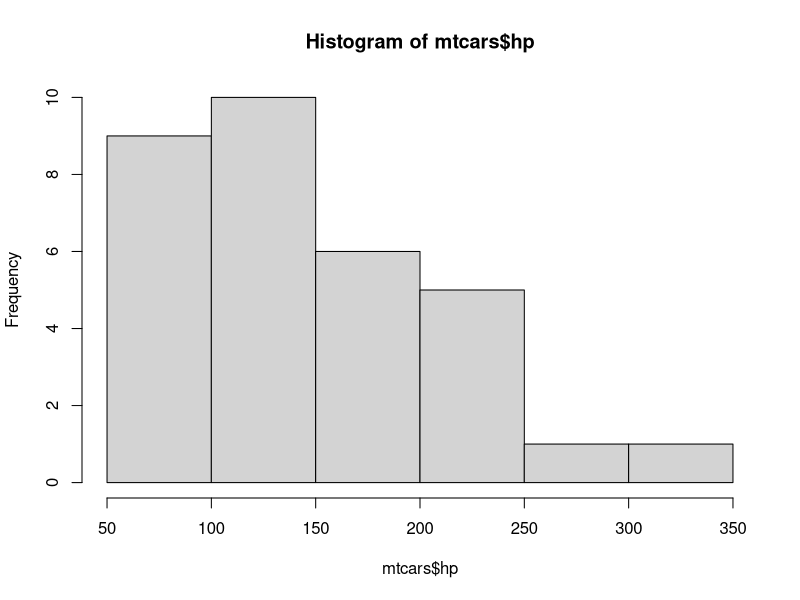
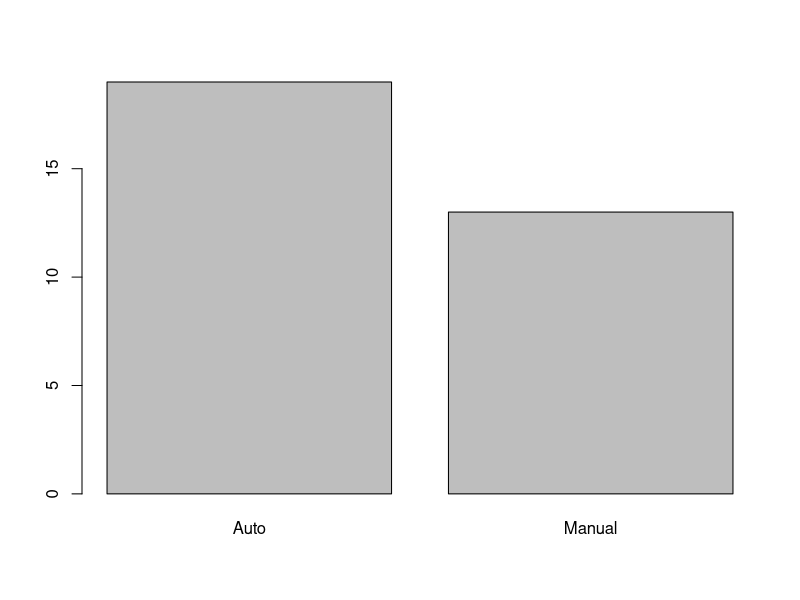
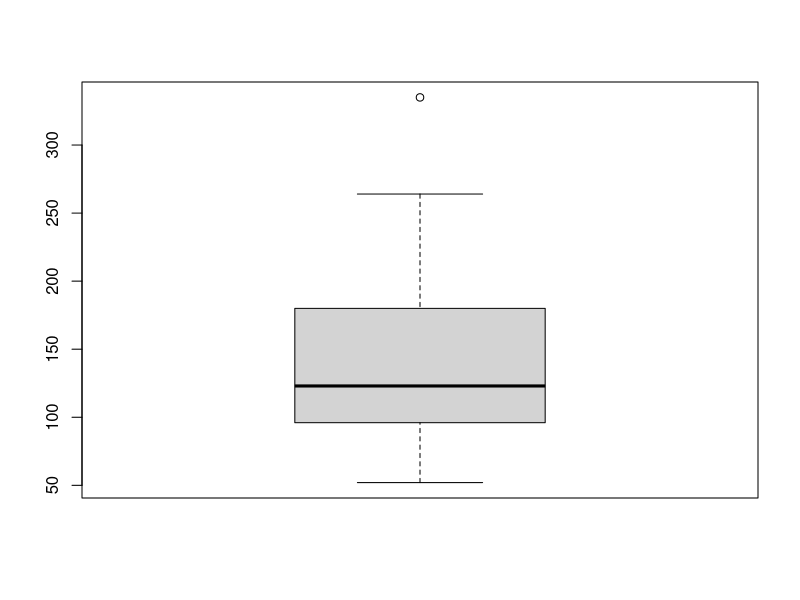
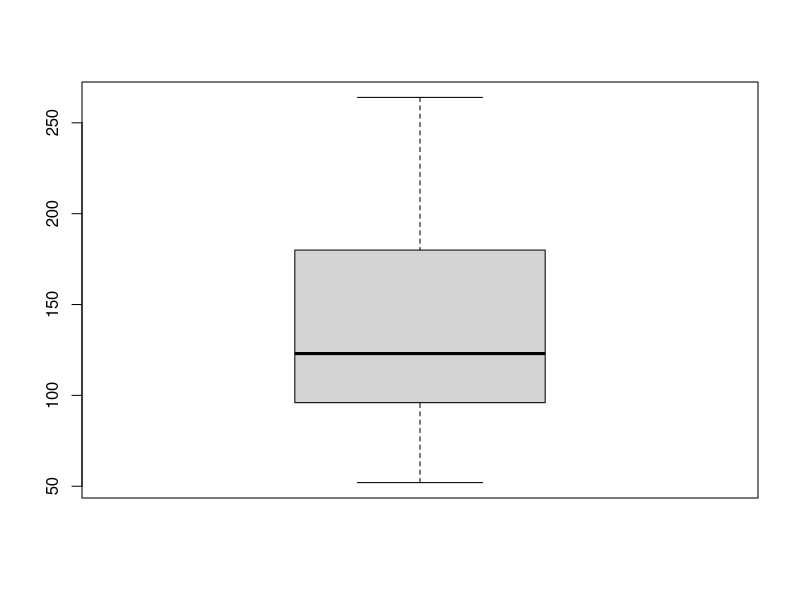
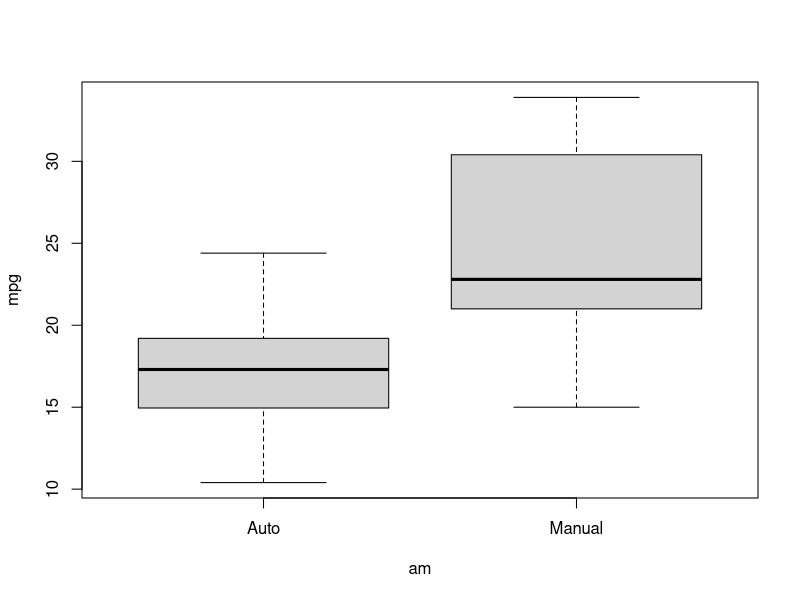

Recreate these plots in R, in order. (Note: this script raises an error after producing the figures.)
## Data Viz (Data Visualization)

### basic plots (base R not install tidyverse)

### 1. Histogram with one Quantitative Variable ****
hist(mtcars$hp)

mean(mtcars$hp)
median(mtcars$hp)
data(mtcars)



### 2. Bar plot use with one Qualitative Variable ***
## check preview structure data first
## will see am column data type is numeric 0, 1
str(mtcars)

## change data in am column from 0, 1 to Auto, Manual with factor( ) function.
mtcars$am <- factor( mtcars$am,
                     levels = c(0,1),
                     label = c("Auto", "Manual") )

mtcars$am
## then use table( ) for slice new result
table(mtcars$am)

## and use barplot( ) make Bar chart.
barplot( table( mtcars$am ) )



### 3. Box plot with one variable ***
boxplot(mtcars$hp)

## use fivenum( ) summary box plot
## num1 = min, num2 = Q1, num3 = median, num4 = Q2, num5 = outlier
fivenum(mtcars$hp)

## recheck fivenum( ) with other function
min(mtcars$hp) ## for find min
quantile(mtcars$hp, probs = c(.25, .5, .75) ) ## for find Q1, Q2
max(mtcars$hp) ## find outlier

## Whisker calculation for find number of high and down arm in Box plot
Q3 <- quantile(mtcars$hp, probs = .75)
Q1 <- quantile(mtcars$hp, probs = .25)
IQR_hp <- Q3 - Q1

IQR_hp

## find high arm by (Q3 + 1.5) * IQR
Q3 + 1.5*IQR_hp

## find down arm by (Q1 - 1.5) * IQR
Q1 - 1.5*IQR_hp

## other function to find result like a fivenum( )
boxplot.stats(mtcars$hp, coef = 1.5)

## filter out outlier
install.packages("dplyr")
library(dplyr)

mtcars_non_outlier <- mtcars %>%
  filter ( hp < 335 )

## then box plot without Outlier
boxplot( mtcars_non_outlier$hp )


## 3.1 Box plot with 2 Variables
## Qualitative x Quantitative
boxplot(mpg ~ am, data = mtcars)

## use data( ) function when dataframe have some error for recall original dataframe come into working directory
data(mtcars)

## change am column to factor before run box plot again
mtcars$am <- factor( mtcars$am,
                     levels = c(0,1),
                     label = c("Auto", "Manual") )

boxplot(mpg ~ am, data = mtcars)

## change color in boxplot by col function
boxplot(mpg ~ am, data = mtcars,
        col = c("gold", "salmon") )

## save chart viz by please zoom for adjust dimension image first
## then click right >>> save image
## or click export >>> save image


## 4. Scatter plot
## use with 2 Variables in Quantitative
plot(mtcars$hp, mtcars$mpg)

## change icon in scatter plot by pch and number (search number icon in google with "pch plot icon")
plot(mtcars$hp, mtcars$mpg, pch = 16)

## then use col change color too
plot(mtcars$hp, mtcars$mpg, pch = 16, col = "red")

## find correlation use cor()
cor( mtcars$hp, mtcars$mpg )

## find linear regression use lm()
lm( mpg ~ hp, data = mtcars )

## input name chart by main + xlab + ylab
plot(mtcars$hp, mtcars$mpg,
     pch = 16,
     col = "red",
     main = "Relationship hp & mpg",
     xlab = "horse power",
     ylab = "miles per gallon")

## ***************************



### ggplot2
## search google "ggplots2 cheat sheet" for find many geom type for using.

## conditions step for choose geom type
## step 1 we have how many Variables for plot chart? >>> one or two or  three Variables.
## step 2 we have what type of Variables? >>> Quantitative or Qualitative.

## install.packages("tidyverse")
install.packages("tidyverse")
library(tidyverse)

## 1. use ggplot() for scatter plot ****
ggplot( data = mtcars, mapping = aes( x = hp, y = mpg ) ) +
        geom_point()

## data, mapping is default no need input for shorter code.
ggplot( mtcars, aes(hp, mpg) ) +
        geom_point()

## input smooth curve line
ggplot( mtcars, aes( hp, mpg ) ) +
        geom_point() +
        geom_smooth()

## input rug plot
ggplot( mtcars, aes( hp, mpg ) ) +
        geom_point() +
        geom_smooth() +
        geom_rug()

## change size point by size =
ggplot( mtcars, aes(hp, mpg) ) +
  geom_point( size = 3 )

## change color in point by col =
ggplot( mtcars, aes(hp, mpg) ) +
  geom_point( size = 3, col = "red")

## change gradient point by alpha =
ggplot( mtcars, aes(hp, mpg) ) +
  geom_point( size = 3, col = "red", alpha = 0.2)




## 2. use ggplot for Histogram ****
ggplot( mtcars, aes( hp ) ) +
        geom_histogram() ## default will plot 30 bins (or 30 bars)

## must use bins = for adjust bars.
ggplot( mtcars, aes(hp) ) +
  geom_histogram( bins = 10)

## change bars color by fill =
ggplot( mtcars, aes(hp) ) +
  geom_histogram( bins = 10, fill = "red")

## change gradient bars by alpha =
ggplot( mtcars, aes(hp) ) +
  geom_histogram( bins = 10, fill = "red", alpha = 0.5 )



## 3. use ggplot for Box plot *****
ggplot( mtcars, aes( hp) ) +
  geom_boxplot()


### can return basic layer into values then + geom for shorter code
plot <- ggplot(mtcars, aes(hp))

plot + geom_boxplot()

plot + geom_histogram()



## 4. make Bar plot with 1 Variables ******
## use "diamonds" dataframe
## use count() count cut column
diamonds %>%
  count(cut)

ggplot( diamonds, aes( cut ) ) +
  geom_bar()

## count color column
diamonds %>%
  count(color)

## then make mapping with color column into bars by >>> fill = name column
ggplot( diamonds, aes( cut, fill = color ) ) +
  geom_bar()


## mapping have to many position style ****

## 1. position = stacks 
ggplot( diamonds, aes( cut, fill = color ) ) +
  geom_bar( position = "stack")
## it default position no need type syntax
ggplot( diamonds, aes( cut, fill = color ) ) +
  geom_bar()

## 2. position = "dodge"
ggplot( diamonds, aes( cut, fill = color ) ) +
  geom_bar( position = "dodge")

## 3. position = "fill" for compare contribution by percentage
ggplot( diamonds, aes( cut, fill = color ) ) +
  geom_bar( position = "fill")



## 4. make Scatter plot *****
## find relationship between "carat" and "price"
ggplot( diamonds, aes(carat, price) ) +
  geom_point()

## if have to many data will use long time for render chart
## will use sample Variables for short time
## by sample_n() function
sample_diamonds <- sample_n( diamonds, 5000)

## then make scatter plot with sample Variables again will render faster
ggplot( sample_diamonds, aes(carat, price) ) +
  geom_point()
## but result will random every time when we run this code again.

## if want random result can lock
## must use set.seed(42) function before use sample_n()
set.seed(42)
sample_lock_diamonds <- sample_n(diamonds, 5000)

ggplot( sample_lock_diamonds, aes(carat, price) ) +
  geom_point()



### use Facet for slice chart to many chart by each data in column
## with facet_wrap( )
## example slice with color column
ggplot( sample_lock_diamonds, aes(carat, price) ) +
  geom_point() +
  facet_wrap( ~color )

## can change column preview chart by ncol =
ggplot( sample_lock_diamonds, aes(carat, price) ) +
  geom_point() +
  facet_wrap( ~color, ncol = 4 )

## then input other geom_ element for nice Viz as usually.
ggplot( sample_lock_diamonds, aes(carat, price) ) +
  geom_point() +
  facet_wrap( ~color, ncol = 2 ) +
  geom_smooth( method = "lm", col = "red") +
  geom_rug()


## change background grey color with theme_minimal
ggplot( sample_lock_diamonds, aes(carat, price) ) +
  geom_point() +
  facet_wrap( ~color, ncol = 2 ) +
  geom_smooth( method = "lm", col = "red") +
  geom_rug() +
  theme_minimal()

## use labs( ) for input name labels in charts
ggplot( sample_lock_diamonds, aes(carat, price) ) +
  geom_point() +
  facet_wrap( ~color, ncol = 2 ) +
  geom_smooth( method = "lm", col = "red") +
  geom_rug() +
  theme_minimal() +
  labs( title = "Relationship between carat & price",
        x = "carat",
        y = "price",
        caption = "Source: Diamonds from ggplots package")


### try use Mapping + Facet + Scatter plot in full option.
## mapping by color with "cut" column
## facet_warp( ) by "color" column and ncol = 2
ggplot( sample_lock_diamonds, aes(carat, price, col = cut) ) +
  geom_point() +
  facet_wrap( ~color, ncol = 2 ) +
  theme_minimal()

## then change size and gradient point and input name each position
ggplot( sample_lock_diamonds, aes(carat, price, col = cut) ) +
  geom_point( size = 3, alpha = 0.2) +
  facet_wrap( ~color, ncol = 2 ) +
  theme_minimal() +
  labs( title = "Relationship between carat & price",
        x = "carat",
        y = "price",
        caption = "source: diamonds dataframe based in R")






